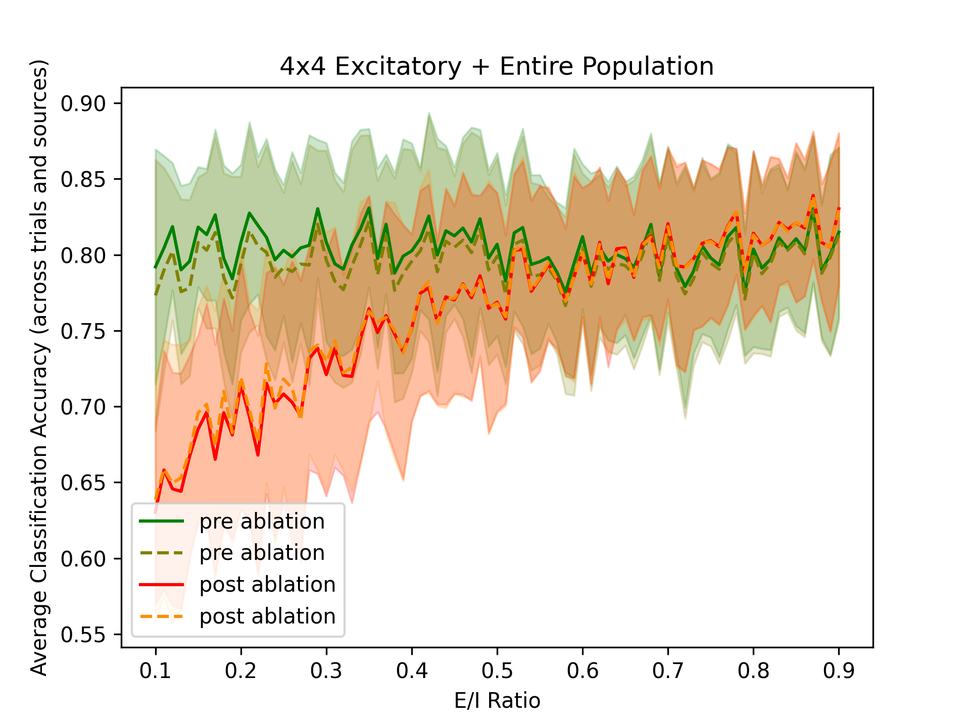
#> input picture Weekly Plots/24-03-15 Weight Scaling + Electrode Variability/4x4/classification_accuracy_together.png, 970 x 727 px, shrunk from 1920 x 1440 before the run, found by its file name
$ python frobenius_multi_coalesce.py
#> lines starting #> are read from the running program, lines starting #| are printed output that depends on the picture
import pandas as pd
import numpy as np
import os
import seaborn as sns
import matplotlib.pyplot as plt
from scipy.stats import gaussian_kde
import numpy as np
from matplotlib import cm
from matplotlib.colors import Normalize

os.environ
OUT_DIR = "/Users/Vassilis/Desktop/BIL/valex_23_coupled_snn/24-03-15 Weight Scaling + Electrode Variability" #NOTE: change this for output folder
os.system('mkdir {}'.format(os.path.join(OUT_DIR,'plots')))

# azimuth = -95, elevation= 41

name = "joint_plots" # NOTE: change this for the name of the experiment
encoders = False # NOTE: change this for the type of experiment

path = os.path.join(OUT_DIR,f'{name}')
if not os.path.exists(path):
        os.makedirs(path)

# ------------------------------------------------------------------------------------#
# NOTE: this part of the code makes the final panel figure including all the plots
fig, axs = plt.subplots(2, 4, figsize=(18,7))
axs = axs.flatten()
for ax in axs: ax.axis("off") # remove the markings from the original figure

axs[0].imshow(plt.imread("/Users/Vassilis/Desktop/BIL/valex_23_coupled_snn/24-03-15 Weight Scaling + Electrode Variability/4x4/classification_accuracy_together.png"), aspect='auto')
axs[1].imshow(plt.imread("/Users/Vassilis/Desktop/BIL/valex_23_coupled_snn/24-03-15 Weight Scaling + Electrode Variability/4x12/classification_accuracy_together.png"), aspect='auto')
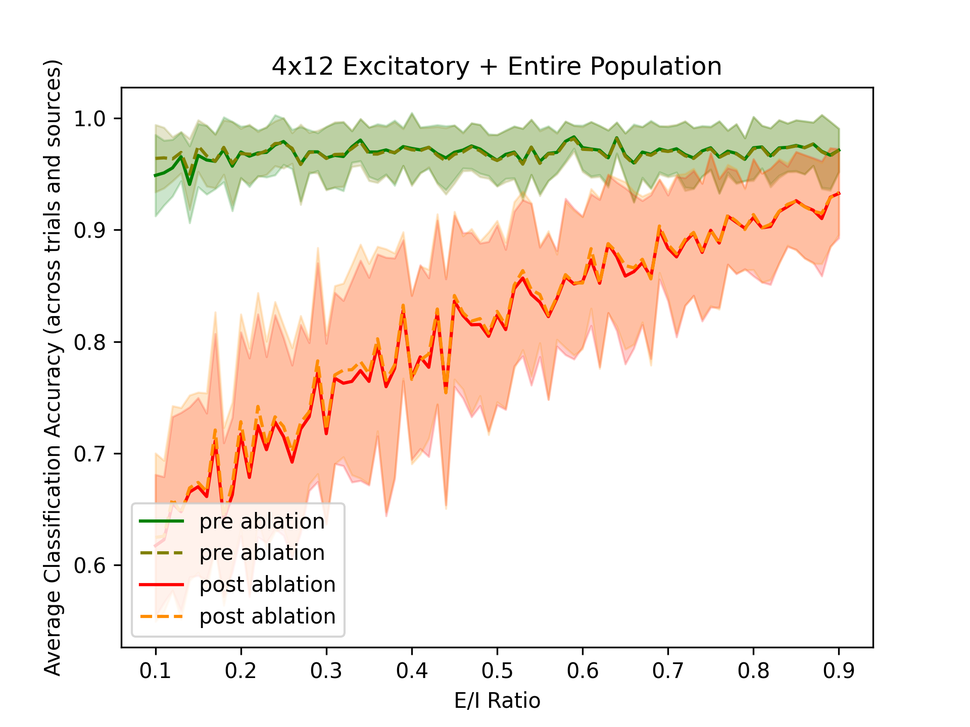
#> input picture Weekly Plots/24-03-15 Weight Scaling + Electrode Variability/4x12/classification_accuracy_together.png, 970 x 727 px, shrunk from 1920 x 1440 before the run, found by its file name
axs[2].imshow(plt.imread("/Users/Vassilis/Desktop/BIL/valex_23_coupled_snn/24-03-15 Weight Scaling + Electrode Variability/4x20/classification_accuracy_together.png"), aspect='auto')
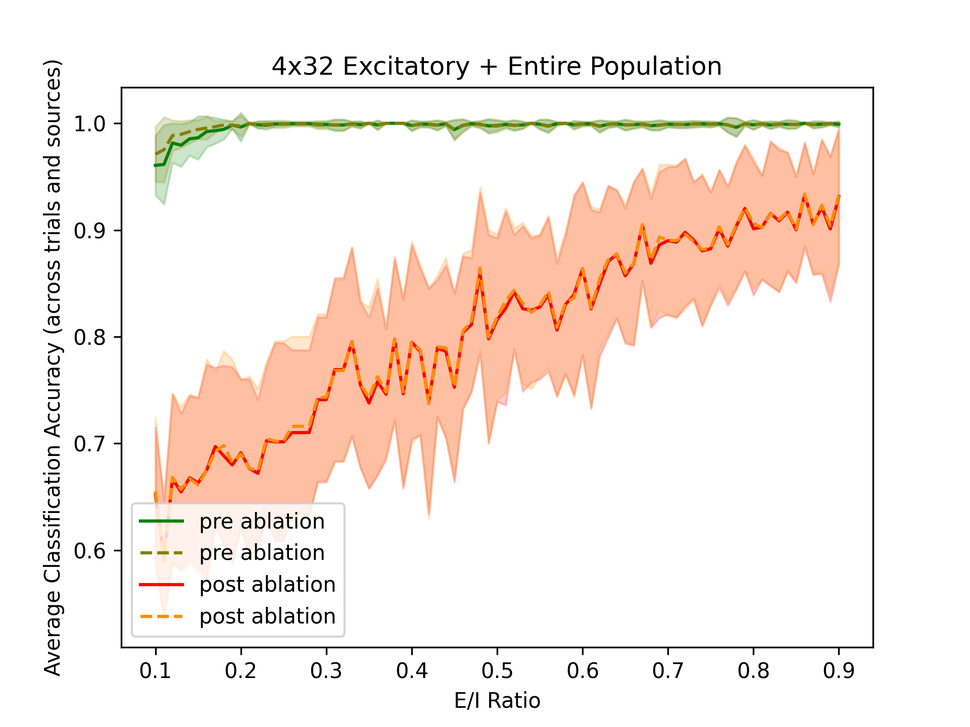
#> input picture Weekly Plots/24-03-08 Frobenius Polishing/4x32/classification_accuracy_together.png, 970 x 727 px, shrunk from 1920 x 1440 before the run, found by its file name
axs[3].imshow(plt.imread("/Users/Vassilis/Desktop/BIL/valex_23_coupled_snn/24-03-15 Weight Scaling + Electrode Variability/4x28/classification_accuracy_together.png"), aspect='auto')

axs[4].imshow(plt.imread("/Users/Vassilis/Desktop/BIL/valex_23_coupled_snn/24-03-15 Weight Scaling + Electrode Variability/4x32/classification_accuracy_together.png"), aspect='auto')
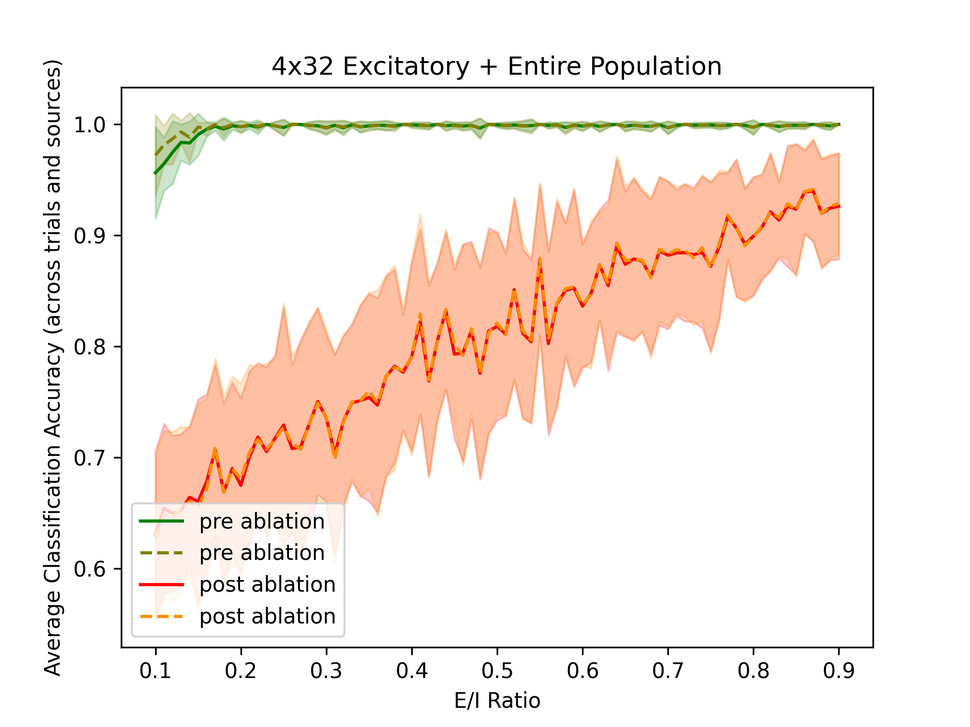
#> input picture Weekly Plots/24-03-15 Weight Scaling + Electrode Variability/4x32/classification_accuracy_together.png, 970 x 727 px, shrunk from 1920 x 1440 before the run, found by its file name
axs[5].imshow(plt.imread("/Users/Vassilis/Desktop/BIL/valex_23_coupled_snn/24-03-15 Weight Scaling + Electrode Variability/4x40/classification_accuracy_together.png"), aspect='auto')
axs[6].imshow(plt.imread("/Users/Vassilis/Desktop/BIL/valex_23_coupled_snn/24-03-15 Weight Scaling + Electrode Variability/4x52/classification_accuracy_together.png"), aspect='auto')
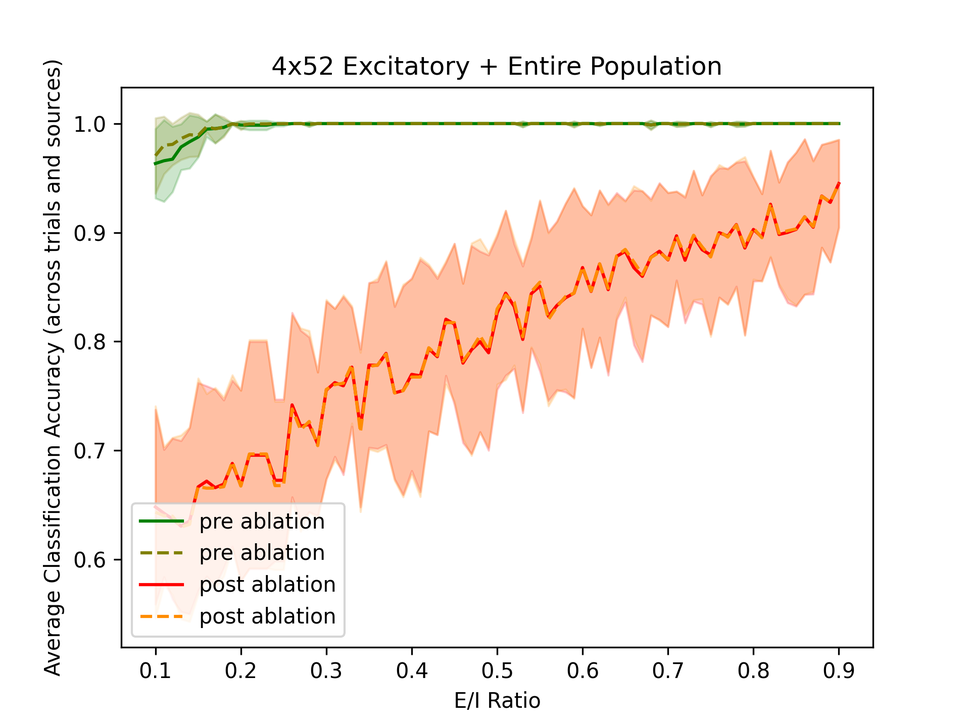
#> input picture Weekly Plots/24-03-15 Weight Scaling + Electrode Variability/4x52/classification_accuracy_together.png, 970 x 727 px, shrunk from 1920 x 1440 before the run, found by its file name
axs[7].imshow(plt.imread("/Users/Vassilis/Desktop/BIL/valex_23_coupled_snn/24-03-15 Weight Scaling + Electrode Variability/4x64/classification_accuracy_together.png"), aspect='auto')

fig.suptitle(f"{name}", fontsize = 10)
fig.tight_layout()  # Reduce whitespace and make the layout tighter
fig.savefig(path + "/accuracy_panel.png", dpi = 300)

# ------------------------------------------------------------------------------------#
# NOTE: this part of the code makes the final panel figure including all the plots
fig, axs = plt.subplots(2, 4, figsize=(18,7))
axs = axs.flatten()
for ax in axs: ax.axis("off") # remove the markings from the original figure

axs[0].imshow(plt.imread("/Users/Vassilis/Desktop/BIL/valex_23_coupled_snn/24-03-15 Weight Scaling + Electrode Variability/4x4/frobenius_std_together.png"), aspect='auto')
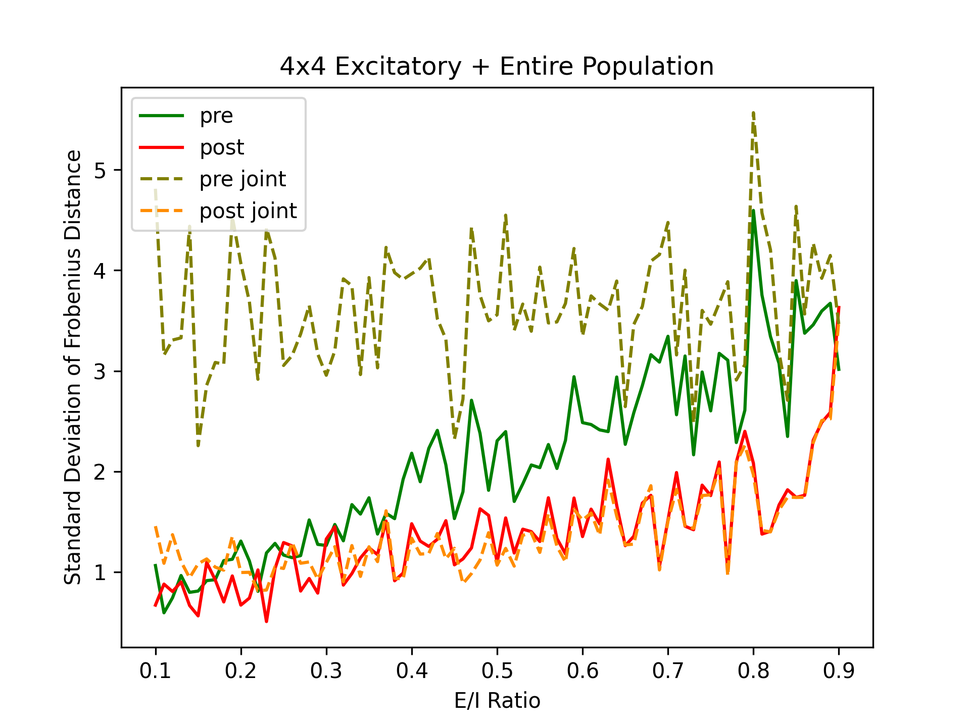
#> input picture Weekly Plots/24-03-15 Weight Scaling + Electrode Variability/4x4/frobenius_std_together.png, 970 x 727 px, shrunk from 1920 x 1440 before the run, found by its file name
axs[1].imshow(plt.imread("/Users/Vassilis/Desktop/BIL/valex_23_coupled_snn/24-03-15 Weight Scaling + Electrode Variability/4x12/frobenius_std_together.png"), aspect='auto')
axs[2].imshow(plt.imread("/Users/Vassilis/Desktop/BIL/valex_23_coupled_snn/24-03-15 Weight Scaling + Electrode Variability/4x20/frobenius_std_together.png"), aspect='auto')
axs[3].imshow(plt.imread("/Users/Vassilis/Desktop/BIL/valex_23_coupled_snn/24-03-15 Weight Scaling + Electrode Variability/4x28/frobenius_std_together.png"), aspect='auto')

axs[4].imshow(plt.imread("/Users/Vassilis/Desktop/BIL/valex_23_coupled_snn/24-03-15 Weight Scaling + Electrode Variability/4x32/frobenius_std_together.png"), aspect='auto')
axs[5].imshow(plt.imread("/Users/Vassilis/Desktop/BIL/valex_23_coupled_snn/24-03-15 Weight Scaling + Electrode Variability/4x40/frobenius_std_together.png"), aspect='auto')
axs[6].imshow(plt.imread("/Users/Vassilis/Desktop/BIL/valex_23_coupled_snn/24-03-15 Weight Scaling + Electrode Variability/4x52/frobenius_std_together.png"), aspect='auto')
axs[7].imshow(plt.imread("/Users/Vassilis/Desktop/BIL/valex_23_coupled_snn/24-03-15 Weight Scaling + Electrode Variability/4x64/frobenius_std_together.png"), aspect='auto')

fig.suptitle(f"{name}", fontsize = 10)
fig.tight_layout()  # Reduce whitespace and make the layout tighter
fig.savefig(path + "/frobenius_std_panel.png", dpi = 300)

# ------------------------------------------------------------------------------------#
# NOTE: this part of the code makes the final panel figure including all the plots
fig, axs = plt.subplots(2, 4, figsize=(18,7))
axs = axs.flatten()
for ax in axs: ax.axis("off") # remove the markings from the original figure

#> (the run stopped early here; a loop or call above may not have finished)
